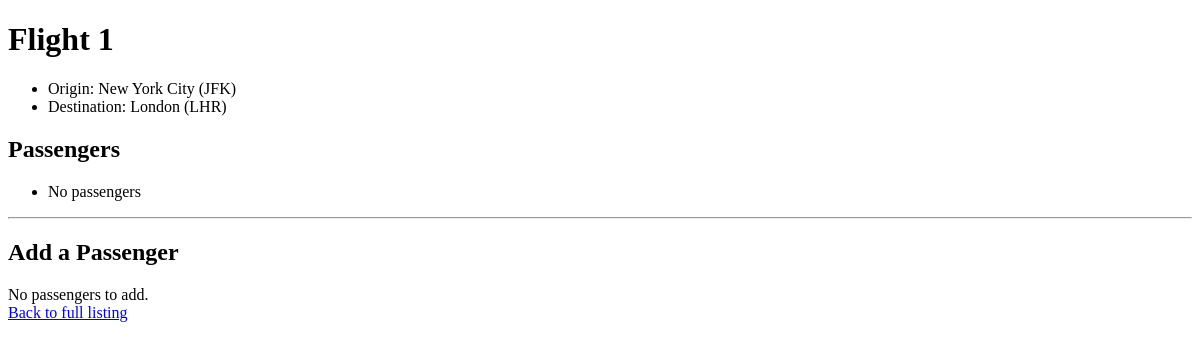
/1, run on an earlier commit of the app's database.
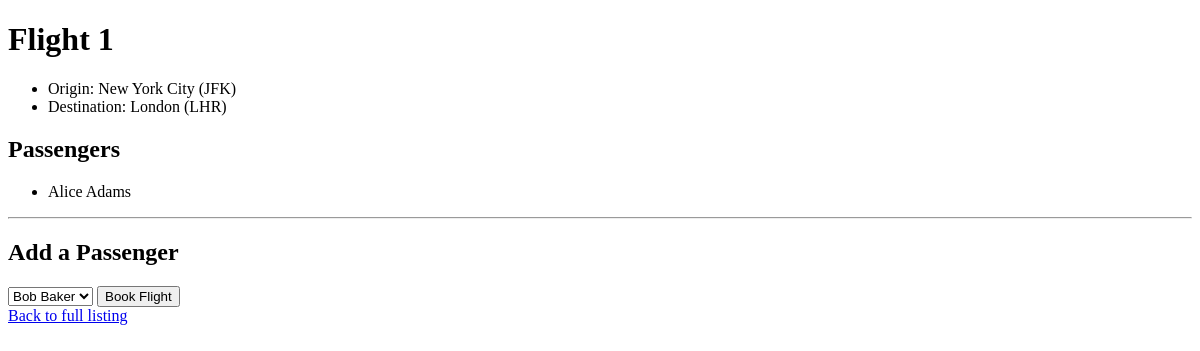
And on a later commit of the database.
### flights/models.py (models this page shows, shortened)
class Flight(models.Model):
    origin = models.ForeignKey(Airport, on_delete=models.CASCADE, related_name="departures")
    destination = models.ForeignKey(Airport, on_delete=models.CASCADE, related_name="arrivals")
    duration = models.IntegerField()

class Airport(models.Model):
    code = models.CharField(max_length=3)
    city = models.CharField(max_length=64)
    def __str__(self):
        return f"{self.city} ({self.code})"

class Passenger(models.Model):
    first = models.CharField(max_length=64)
    last = models.CharField(max_length=64)
    flights = models.ManyToManyField(Flight, blank=True, related_name="passengers")
    def __str__(self):
        return f"{self.first} {self.last}"

### flights/views.py (the view)
# urls.py: path("<int:flight_id>", views.flight, name="flight"),
def flight(request, flight_id):
    try:
        flight = Flight.objects.get(pk=flight_id)
    except Flight.DoesNotExist:
        raise Http404("Flight does not exist.")
    context = {
        "flight": flight,
        "passengers": flight.passengers.all(),
        "non_passengers": Passenger.objects.exclude(flights=flight).all()
    }
    return render(request, "flights/flight.html", context)

### flights/templates/flights/flight.html (shortened to what this page needs)
{% extends "flights/base.html" %}
{% block body %}
    <h1>Flight {{ flight.id }}</h1>
    <ul>
        <li>Origin: {{ flight.origin }}</li>
        <li>Destination: {{ flight.destination }}</li>
    </ul>
    <h2>Passengers</h2>
    <ul>
      {% for passenger in passengers %}
        <li>{{ passenger }}</li>
        {% empty %}
        <li>No passengers</li>
      {% endfor %}
    </ul>
    <hr>
    <h2>Add a Passenger</h2>
    {% if non_passengers %}
    <form action="{% url 'book' flight.id %}" method="post">
        <select name="passenger">
          {% for passenger in non_passengers %}
            <option value="{{ passenger.id }}">{{ passenger }}</option>
          {% endfor %}
        </select>
        <input type="submit" value="Book Flight"/>
    </form>
    {% else %}
    <div>No passengers to add.</div>
    {% endif %}
    <a href="{% url 'index' %}">Back to full listing</a>
{% endblock %}

### flights/templates/flights/base.html (shortened to what this page needs)
<!DOCTYPE html>
<html lang="en" dir="ltr">
  <head>
  </head>
  <body>
    {% block body %}
    {% endblock %}
  </body>
</html>

What changed in the data, as far as the page shows it:
added Passenger: first+last "Alice Adams"
Also different on the page:
form field passenger: (not shown) → "Bob Baker"
form field value: (not shown) → "Book Flight"
text no longer shown: "No passengers No passengers to add."
